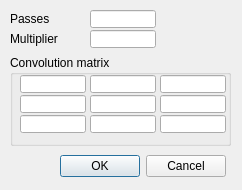
<?xml version="1.0" encoding="UTF-8"?>
<ui version="4.0">
 <class>CQDlgSimpleFilter_3x3</class>
 <widget class="QDialog" name="CQDlgSimpleFilter_3x3">
  <property name="geometry">
   <rect>
    <x>0</x>
    <y>0</y>
    <width>242</width>
    <height>190</height>
   </rect>
  </property>
  <property name="windowTitle">
   <string>3X3 Filter</string>
  </property>
  <property name="locale">
   <locale language="English" country="UnitedStates"/>
  </property>
  <widget class="QDialogButtonBox" name="qqOkCancel">
   <property name="geometry">
    <rect>
     <x>15</x>
     <y>150</y>
     <width>211</width>
     <height>32</height>
    </rect>
   </property>
   <property name="standardButtons">
    <set>QDialogButtonBox::Cancel|QDialogButtonBox::Ok</set>
   </property>
  </widget>
  <widget class="QLabel" name="label">
   <property name="geometry">
    <rect>
     <x>10</x>
     <y>10</y>
     <width>81</width>
     <height>18</height>
    </rect>
   </property>
   <property name="text">
    <string>Passes</string>
   </property>
  </widget>
  <widget class="QLineEdit" name="qqPasses">
   <property name="geometry">
    <rect>
     <x>90</x>
     <y>10</y>
     <width>66</width>
     <height>18</height>
    </rect>
   </property>
  </widget>
  <widget class="QLineEdit" name="qqMultiplier">
   <property name="geometry">
    <rect>
     <x>90</x>
     <y>30</y>
     <width>66</width>
     <height>18</height>
    </rect>
   </property>
  </widget>
  <widget class="QLabel" name="label_2">
   <property name="geometry">
    <rect>
     <x>10</x>
     <y>30</y>
     <width>81</width>
     <height>18</height>
    </rect>
   </property>
   <property name="text">
    <string>Multiplier</string>
   </property>
  </widget>
  <widget class="QGroupBox" name="groupBox">
   <property name="geometry">
    <rect>
     <x>10</x>
     <y>55</y>
     <width>221</width>
     <height>91</height>
    </rect>
   </property>
   <property name="title">
    <string>Convolution matrix</string>
   </property>
   <property name="flat">
    <bool>false</bool>
   </property>
   <widget class="QLineEdit" name="qq0">
    <property name="geometry">
     <rect>
      <x>10</x>
      <y>20</y>
      <width>66</width>
      <height>18</height>
     </rect>
    </property>
   </widget>
   <widget class="QLineEdit" name="qq1">
    <property name="geometry">
     <rect>
      <x>80</x>
      <y>20</y>
      <width>66</width>
      <height>18</height>
     </rect>
    </property>
   </widget>
   <widget class="QLineEdit" name="qq2">
    <property name="geometry">
     <rect>
      <x>150</x>
      <y>20</y>
      <width>66</width>
      <height>18</height>
     </rect>
    </property>
   </widget>
   <widget class="QLineEdit" name="qq4">
    <property name="geometry">
     <rect>
      <x>80</x>
      <y>40</y>
      <width>66</width>
      <height>18</height>
     </rect>
    </property>
   </widget>
   <widget class="QLineEdit" name="qq3">
    <property name="geometry">
     <rect>
      <x>10</x>
      <y>40</y>
      <width>66</width>
      <height>18</height>
     </rect>
    </property>
   </widget>
   <widget class="QLineEdit" name="qq5">
    <property name="geometry">
     <rect>
      <x>150</x>
      <y>40</y>
      <width>66</width>
      <height>18</height>
     </rect>
    </property>
   </widget>
   <widget class="QLineEdit" name="qq6">
    <property name="geometry">
     <rect>
      <x>10</x>
      <y>60</y>
      <width>66</width>
      <height>18</height>
     </rect>
    </property>
   </widget>
   <widget class="QLineEdit" name="qq7">
    <property name="geometry">
     <rect>
      <x>80</x>
      <y>60</y>
      <width>66</width>
      <height>18</height>
     </rect>
    </property>
   </widget>
   <widget class="QLineEdit" name="qq8">
    <property name="geometry">
     <rect>
      <x>150</x>
      <y>60</y>
      <width>66</width>
      <height>18</height>
     </rect>
    </property>
   </widget>
  </widget>
 </widget>
 <tabstops>
  <tabstop>qqPasses</tabstop>
  <tabstop>qqMultiplier</tabstop>
  <tabstop>qq0</tabstop>
  <tabstop>qq1</tabstop>
  <tabstop>qq2</tabstop>
  <tabstop>qq3</tabstop>
  <tabstop>qq4</tabstop>
  <tabstop>qq5</tabstop>
  <tabstop>qq6</tabstop>
  <tabstop>qq7</tabstop>
  <tabstop>qq8</tabstop>
  <tabstop>qqOkCancel</tabstop>
 </tabstops>
 <resources/>
 <connections/>
</ui>
